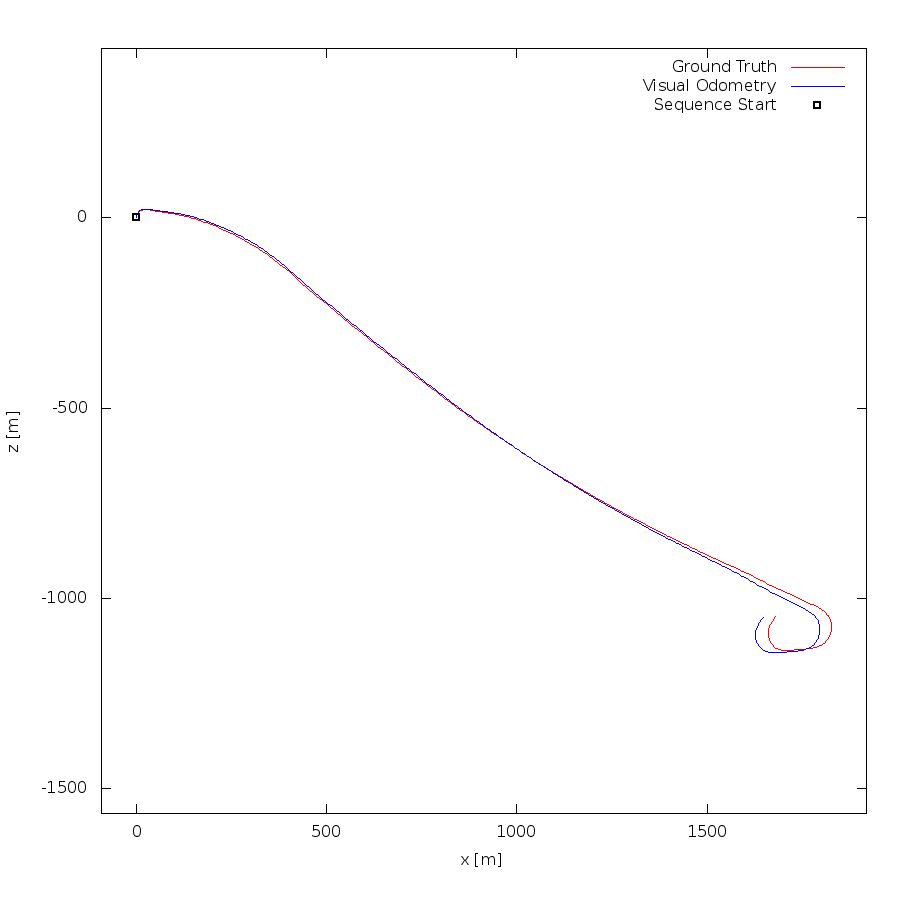

Write gnuplot code to recreate this figure.
set term postscript eps enhanced color
set output "01.eps"
set size ratio -1
set xrange [-91:1919]
set yrange [-1565:445]
set xlabel "x [m]"
set ylabel "z [m]"
plot "01.txt" using 1:2 lc rgb "#FF0000" title 'Ground Truth' w lines,"01.txt" using 3:4 lc rgb "#0000FF" title 'Visual Odometry' w lines,"< head -1 01.txt" using 1:2 lc rgb "#000000" pt 4 ps 1 lw 2 title 'Sequence Start' w points
